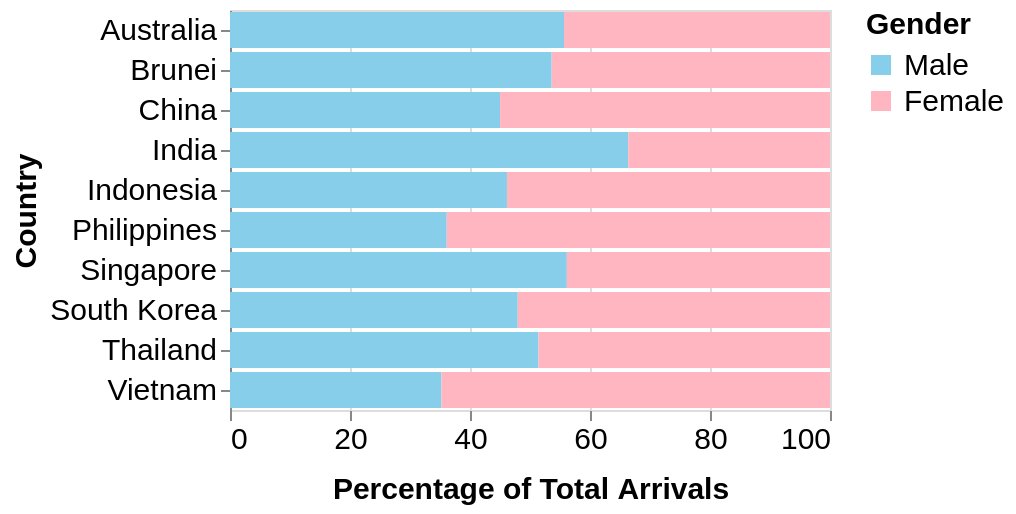

Specify this chart in Vega-Lite:
### Vega-Lite specification from a JSON file in a GitHub repository (floating-point values rounded to 4 significant figures)
{"$schema": "https://vega.github.io/schema/vega-lite/v5.json", "data": {"values": [{"country": "Singapore", "gender": "Male", "percentage": 56.14}, {"country": "Singapore", "gender": "Female", "percentage": 43.86}, {"country": "Brunei", "gender": "Male", "percentage": 53.61}, {"country": "Brunei", "gender": "Female", "percentage": 46.39}, {"country": "Australia", "gender": "Male", "percentage": 55.67}, {"country": "Australia", "gender": "Female", "percentage": 44.33}, {"country": "China", "gender": "Male", "percentage": 45.01}, {"country": "China", "gender": "Female", "percentage": 54.99}, {"country": "India", "gender": "Male", "percentage": 66.37}, {"country": "India", "gender": "Female", "percentage": 33.63}, {"country": "Indonesia", "gender": "Male", "percentage": 46.16}, {"country": "Indonesia", "gender": "Female", "percentage": 53.84}, {"country": "Philippines", "gender": "Male", "percentage": 36.12}, {"country": "Philippines", "gender": "Female", "percentage": 63.88}, {"country": "South Korea", "gender": "Male", "percentage": 47.96}, {"country": "South Korea", "gender": "Female", "percentage": 52.04}, {"country": "Thailand", "gender": "Male", "percentage": 51.41}, {"country": "Thailand", "gender": "Female", "percentage": 48.59}, {"country": "Vietnam", "gender": "Male", "percentage": 35.24}, {"country": "Vietnam", "gender": "Female", "percentage": 64.76}]}, "selection": {"GenderSelection": {"type": "single", "fields": ["gender"], "bind": {"input": "select", "options": [null, "Male", "Female"], "labels": ["Both", "Male", "Female"], "name": "Select Gender"}, "empty": "all"}}, "transform": [{"filter": {"or": [{"field": "gender", "equal": {"selection": "GenderSelection"}}, {"selection": "GenderSelection", "empty": "all"}]}}], "mark": "bar", "encoding": {"x": {"field": "percentage", "type": "quantitative", "axis": {"title": "Percentage of Total Arrivals", "titlePadding": 10, "titleFontSize": 15, "labelFontSize": 15, "format": ".0f", "grid": true, "labelAngle": 0, "tickCount": 6, "domain": false}, "scale": {"domain": [0, 100]}}, "y": {"field": "country", "type": "nominal", "axis": {"title": "Country", "labelAngle": 0, "titleFontSize": 15, "labelFontSize": 15}}, "color": {"field": "gender", "type": "nominal", "scale": {"domain": ["Male", "Female"], "range": ["#87CEEB", "#FFB6C1"]}, "legend": {"title": "Gender", "orient": "right", "titleFontSize": 15, "labelFontSize": 15, "labelPadding": 10}}, "tooltip": [{"field": "country", "type": "nominal", "title": "Country"}, {"field": "gender", "type": "nominal", "title": "Gender"}, {"field": "percentage", "type": "quantitative", "title": "Percentage of Arrivals", "format": ".1f"}]}, "width": 300, "height": 200}
